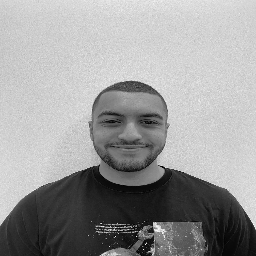
%> input picture megray.tif, 256 x 256 px
$ octave --eval "spFilter;"   (GNU Octave 9; MATLAB toolbox functions it lacks are replaced by stand-ins)
%> lines starting %> are read from the running program, lines starting %| are printed output that depends on the picture
function spFilter

% read image
me = imread("megray.tif");
%> me is the input picture: size 256x256 uint8; min 1, max 252, mean 154.6
%display image
figure;
subplot(1,3,1);
imshow(me);
title("Original");

%apply low pass filter
f_lap = fspecial("average");
lap_filter_me_low = filter2(f_lap,me);
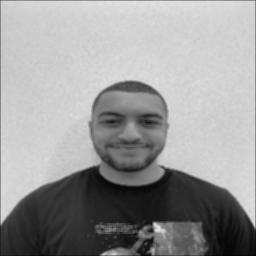
%> lap_filter_me_low: size 256x256 double; min 4.89, max 231.2, mean 153.8
% display low pass

subplot(1,3,2);
imshow(lap_filter_me_low/255);
title("LPF");

%apply high pass filter

f_lap = fspecial("log");
lap_filter_me_high = filter2(f_lap,me);
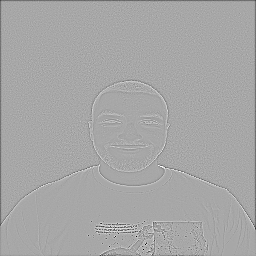
%> lap_filter_me_high: size 256x256 double; min -1085.2, max 566.1, mean -5; drawn with min black and max white
% display high pass
subplot(1,3,3);
imshow(lap_filter_me_high/255);
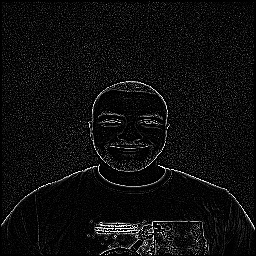
%> displayed picture: size 256x256, on the screen's scale of 0 to 255; min 0, max 255, mean 14.2
title("HPF");
